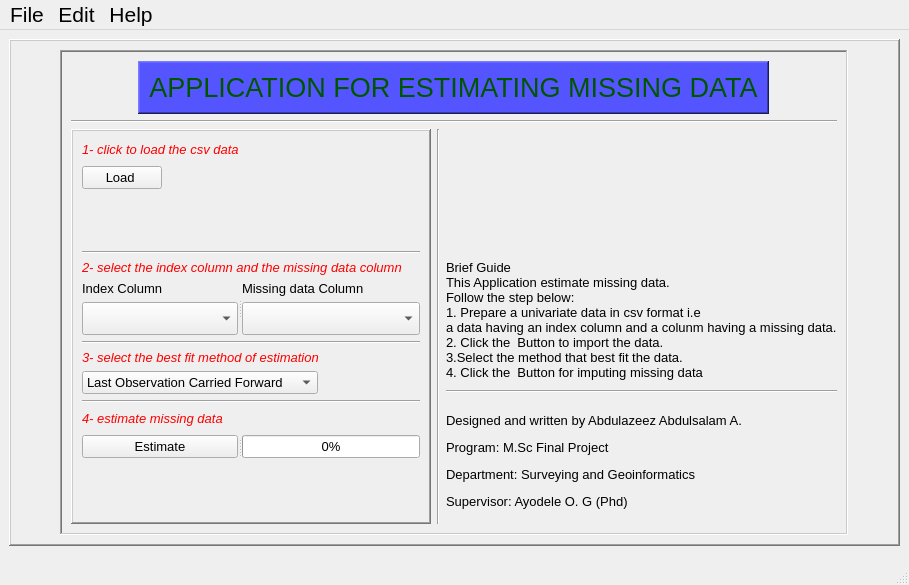
<?xml version="1.0" encoding="UTF-8"?>
<ui version="4.0">
 <class>MainWindow</class>
 <widget class="QMainWindow" name="MainWindow">
  <property name="geometry">
   <rect>
    <x>0</x>
    <y>0</y>
    <width>909</width>
    <height>585</height>
   </rect>
  </property>
  <property name="font">
   <font>
    <pointsize>16</pointsize>
   </font>
  </property>
  <property name="windowTitle">
   <string>MainWindow</string>
  </property>
  <widget class="QWidget" name="centralwidget">
   <layout class="QHBoxLayout" name="horizontalLayout_12">
    <item>
     <widget class="QFrame" name="frame_4">
      <property name="frameShape">
       <enum>QFrame::WinPanel</enum>
      </property>
      <property name="frameShadow">
       <enum>QFrame::Raised</enum>
      </property>
      <layout class="QHBoxLayout" name="horizontalLayout_13">
       <item>
        <widget class="QFrame" name="frame">
         <property name="maximumSize">
          <size>
           <width>788</width>
           <height>499</height>
          </size>
         </property>
         <property name="frameShape">
          <enum>QFrame::WinPanel</enum>
         </property>
         <property name="frameShadow">
          <enum>QFrame::Sunken</enum>
         </property>
         <layout class="QVBoxLayout" name="verticalLayout_5">
          <item>
           <layout class="QHBoxLayout" name="horizontalLayout_2">
            <item>
             <spacer name="horizontalSpacer_5">
              <property name="orientation">
               <enum>Qt::Horizontal</enum>
              </property>
              <property name="sizeHint" stdset="0">
               <size>
                <width>48</width>
                <height>20</height>
               </size>
              </property>
             </spacer>
            </item>
            <item>
             <widget class="QFrame" name="frame_3">
              <property name="maximumSize">
               <size>
                <width>16777215</width>
                <height>54</height>
               </size>
              </property>
              <property name="styleSheet">
               <string notr="true">background-color: rgb(85, 85, 255);</string>
              </property>
              <property name="frameShape">
               <enum>QFrame::WinPanel</enum>
              </property>
              <property name="frameShadow">
               <enum>QFrame::Raised</enum>
              </property>
              <layout class="QHBoxLayout" name="horizontalLayout">
               <item>
                <widget class="QLabel" name="TitleLable">
                 <property name="font">
                  <font>
                   <family>MS Shell Dlg 2</family>
                   <pointsize>20</pointsize>
                   <weight>50</weight>
                   <italic>false</italic>
                   <bold>false</bold>
                  </font>
                 </property>
                 <property name="styleSheet">
                  <string notr="true">font: 75 36pt &quot;MS Shell Dlg 2&quot;;
font: 7pt &quot;MS Shell Dlg 2&quot;;
font: 26pt &quot;MS Shell Dlg 2&quot;;
font: 20pt &quot;MS Shell Dlg 2&quot;;</string>
                 </property>
                 <property name="text">
                  <string>&lt;html&gt;&lt;head/&gt;&lt;body&gt;&lt;p align=&quot;center&quot;&gt;&lt;span style=&quot; color:#005500;&quot;&gt;APPLICATION FOR ESTIMATING MISSING DATA&lt;/span&gt;&lt;/p&gt;&lt;/body&gt;&lt;/html&gt;</string>
                 </property>
                </widget>
               </item>
              </layout>
             </widget>
            </item>
            <item>
             <spacer name="horizontalSpacer_6">
              <property name="orientation">
               <enum>Qt::Horizontal</enum>
              </property>
              <property name="sizeHint" stdset="0">
               <size>
                <width>68</width>
                <height>20</height>
               </size>
              </property>
             </spacer>
            </item>
           </layout>
          </item>
          <item>
           <widget class="Line" name="line_4">
            <property name="orientation">
             <enum>Qt::Horizontal</enum>
            </property>
           </widget>
          </item>
          <item>
           <layout class="QHBoxLayout" name="horizontalLayout_11">
            <item>
             <widget class="QFrame" name="frame_2">
              <property name="frameShape">
               <enum>QFrame::WinPanel</enum>
              </property>
              <property name="frameShadow">
               <enum>QFrame::Raised</enum>
              </property>
              <layout class="QHBoxLayout" name="horizontalLayout_10">
               <item>
                <layout class="QVBoxLayout" name="verticalLayout_4">
                 <item>
                  <layout class="QHBoxLayout" name="horizontalLayout_3">
                   <item>
                    <widget class="QLabel" name="loadLabel">
                     <property name="text">
                      <string>&lt;html&gt;&lt;head/&gt;&lt;body&gt;&lt;p&gt;&lt;span style=&quot; font-size:10pt; font-style:italic; color:#ff0000;&quot;&gt;1- click to load the csv data&lt;/span&gt;&lt;/p&gt;&lt;/body&gt;&lt;/html&gt;</string>
                     </property>
                    </widget>
                   </item>
                   <item>
                    <spacer name="horizontalSpacer_7">
                     <property name="orientation">
                      <enum>Qt::Horizontal</enum>
                     </property>
                     <property name="sizeHint" stdset="0">
                      <size>
                       <width>158</width>
                       <height>20</height>
                      </size>
                     </property>
                    </spacer>
                   </item>
                  </layout>
                 </item>
                 <item>
                  <layout class="QHBoxLayout" name="horizontalLayout_4">
                   <item>
                    <widget class="QPushButton" name="loadDataButton">
                     <property name="font">
                      <font>
                       <pointsize>10</pointsize>
                      </font>
                     </property>
                     <property name="toolTip">
                      <string>&lt;html&gt;&lt;head/&gt;&lt;body&gt;&lt;p&gt;&lt;span style=&quot; font-size:12pt; font-weight:600; font-style:italic;&quot;&gt;Click to load the dataset with missing data&lt;/span&gt;&lt;/p&gt;&lt;/body&gt;&lt;/html&gt;</string>
                     </property>
                     <property name="toolTipDuration">
                      <number>-1</number>
                     </property>
                     <property name="statusTip">
                      <string>Load Data Button</string>
                     </property>
                     <property name="text">
                      <string>Load </string>
                     </property>
                     <property name="flat">
                      <bool>false</bool>
                     </property>
                    </widget>
                   </item>
                   <item>
                    <spacer name="horizontalSpacer_3">
                     <property name="orientation">
                      <enum>Qt::Horizontal</enum>
                     </property>
                     <property name="sizeHint" stdset="0">
                      <size>
                       <width>248</width>
                       <height>20</height>
                      </size>
                     </property>
                    </spacer>
                   </item>
                  </layout>
                 </item>
                 <item>
                  <layout class="QHBoxLayout" name="horizontalLayout_9">
                   <item>
                    <widget class="QLabel" name="inputLabel">
                     <property name="font">
                      <font>
                       <pointsize>8</pointsize>
                      </font>
                     </property>
                     <property name="mouseTracking">
                      <bool>false</bool>
                     </property>
                     <property name="focusPolicy">
                      <enum>Qt::ClickFocus</enum>
                     </property>
                     <property name="frameShape">
                      <enum>QFrame::NoFrame</enum>
                     </property>
                     <property name="text">
                      <string/>
                     </property>
                     <property name="buddy">
                      <cstring>input directry</cstring>
                     </property>
                    </widget>
                   </item>
                   <item>
                    <spacer name="verticalSpacer">
                     <property name="orientation">
                      <enum>Qt::Vertical</enum>
                     </property>
                     <property name="sizeHint" stdset="0">
                      <size>
                       <width>20</width>
                       <height>18</height>
                      </size>
                     </property>
                    </spacer>
                   </item>
                  </layout>
                 </item>
                 <item>
                  <widget class="Line" name="line_2">
                   <property name="orientation">
                    <enum>Qt::Horizontal</enum>
                   </property>
                  </widget>
                 </item>
                 <item>
                  <widget class="QLabel" name="columnLabel">
                   <property name="text">
                    <string>&lt;html&gt;&lt;head/&gt;&lt;body&gt;&lt;p&gt;&lt;span style=&quot; font-size:10pt; font-style:italic; color:#ff0000;&quot;&gt;2- select the index column and the missing data column&lt;/span&gt;&lt;/p&gt;&lt;/body&gt;&lt;/html&gt;</string>
                   </property>
                  </widget>
                 </item>
                 <item>
                  <widget class="QSplitter" name="splitter_2">
                   <property name="orientation">
                    <enum>Qt::Horizontal</enum>
                   </property>
                   <widget class="QWidget" name="">
                    <layout class="QVBoxLayout" name="verticalLayout">
                     <item>
                      <widget class="QLabel" name="indexColumnLabel">
                       <property name="font">
                        <font>
                         <pointsize>10</pointsize>
                        </font>
                       </property>
                       <property name="text">
                        <string>Index Column</string>
                       </property>
                      </widget>
                     </item>
                     <item>
                      <widget class="QComboBox" name="indexComboBox">
                       <property name="toolTip">
                        <string>&lt;html&gt;&lt;head/&gt;&lt;body&gt;&lt;p&gt;&lt;span style=&quot; font-size:11pt; font-weight:600; font-style:italic;&quot;&gt;Click to select the index column&lt;/span&gt;&lt;/p&gt;&lt;/body&gt;&lt;/html&gt;</string>
                       </property>
                      </widget>
                     </item>
                    </layout>
                   </widget>
                   <widget class="QWidget" name="">
                    <layout class="QVBoxLayout" name="verticalLayout_2">
                     <item>
                      <widget class="QLabel" name="dataColumnLable">
                       <property name="font">
                        <font>
                         <pointsize>10</pointsize>
                        </font>
                       </property>
                       <property name="text">
                        <string>Missing data Column</string>
                       </property>
                      </widget>
                     </item>
                     <item>
                      <widget class="QComboBox" name="missingDataComboBox">
                       <property name="toolTip">
                        <string>&lt;html&gt;&lt;head/&gt;&lt;body&gt;&lt;p&gt;&lt;span style=&quot; font-size:11pt; font-weight:600; font-style:italic;&quot;&gt;Click to select the column with missing data&lt;/span&gt;&lt;/p&gt;&lt;/body&gt;&lt;/html&gt;</string>
                       </property>
                      </widget>
                     </item>
                    </layout>
                   </widget>
                  </widget>
                 </item>
                 <item>
                  <widget class="Line" name="line_7">
                   <property name="orientation">
                    <enum>Qt::Horizontal</enum>
                   </property>
                  </widget>
                 </item>
                 <item>
                  <widget class="QLabel" name="methodLabel">
                   <property name="text">
                    <string>&lt;html&gt;&lt;head/&gt;&lt;body&gt;&lt;p&gt;&lt;span style=&quot; font-size:10pt; font-style:italic; color:#ff0000;&quot;&gt;3- select the best fit method of estimation&lt;/span&gt;&lt;/p&gt;&lt;/body&gt;&lt;/html&gt;</string>
                   </property>
                  </widget>
                 </item>
                 <item>
                  <layout class="QHBoxLayout" name="horizontalLayout_5">
                   <item>
                    <widget class="QComboBox" name="methodsComboBox">
                     <property name="font">
                      <font>
                       <pointsize>10</pointsize>
                      </font>
                     </property>
                     <item>
                      <property name="text">
                       <string>Last Observation Carried Forward</string>
                      </property>
                     </item>
                     <item>
                      <property name="text">
                       <string>Next Observation Carried Backward</string>
                      </property>
                     </item>
                     <item>
                      <property name="text">
                       <string>Mean substitution</string>
                      </property>
                     </item>
                     <item>
                      <property name="text">
                       <string>Median substitution</string>
                      </property>
                     </item>
                     <item>
                      <property name="text">
                       <string>Bayesian ridge model</string>
                      </property>
                     </item>
                     <item>
                      <property name="text">
                       <string>Random Forest model</string>
                      </property>
                     </item>
                    </widget>
                   </item>
                   <item>
                    <spacer name="horizontalSpacer_4">
                     <property name="orientation">
                      <enum>Qt::Horizontal</enum>
                     </property>
                     <property name="sizeHint" stdset="0">
                      <size>
                       <width>98</width>
                       <height>20</height>
                      </size>
                     </property>
                    </spacer>
                   </item>
                  </layout>
                 </item>
                 <item>
                  <widget class="Line" name="line_3">
                   <property name="orientation">
                    <enum>Qt::Horizontal</enum>
                   </property>
                  </widget>
                 </item>
                 <item>
                  <layout class="QHBoxLayout" name="horizontalLayout_6">
                   <item>
                    <widget class="QLabel" name="estimateLabel">
                     <property name="text">
                      <string>&lt;html&gt;&lt;head/&gt;&lt;body&gt;&lt;p&gt;&lt;span style=&quot; font-size:10pt; font-style:italic; color:#ff0000;&quot;&gt;4- estimate missing data&lt;/span&gt;&lt;/p&gt;&lt;/body&gt;&lt;/html&gt;</string>
                     </property>
                    </widget>
                   </item>
                   <item>
                    <spacer name="horizontalSpacer_8">
                     <property name="orientation">
                      <enum>Qt::Horizontal</enum>
                     </property>
                     <property name="sizeHint" stdset="0">
                      <size>
                       <width>178</width>
                       <height>20</height>
                      </size>
                     </property>
                    </spacer>
                   </item>
                  </layout>
                 </item>
                 <item>
                  <widget class="QSplitter" name="splitter">
                   <property name="orientation">
                    <enum>Qt::Horizontal</enum>
                   </property>
                   <widget class="QPushButton" name="estimateDataButton">
                    <property name="font">
                     <font>
                      <pointsize>10</pointsize>
                     </font>
                    </property>
                    <property name="toolTip">
                     <string>&lt;html&gt;&lt;head/&gt;&lt;body&gt;&lt;p&gt;&lt;span style=&quot; font-size:11pt; font-weight:600; font-style:italic;&quot;&gt;Click to fill in the missing data&lt;/span&gt;&lt;/p&gt;&lt;/body&gt;&lt;/html&gt;</string>
                    </property>
                    <property name="toolTipDuration">
                     <number>-1</number>
                    </property>
                    <property name="statusTip">
                     <string>Estimate Button</string>
                    </property>
                    <property name="text">
                     <string>Estimate</string>
                    </property>
                    <property name="flat">
                     <bool>false</bool>
                    </property>
                   </widget>
                   <widget class="QProgressBar" name="progressBar">
                    <property name="font">
                     <font>
                      <pointsize>10</pointsize>
                     </font>
                    </property>
                    <property name="value">
                     <number>0</number>
                    </property>
                   </widget>
                  </widget>
                 </item>
                 <item>
                  <layout class="QHBoxLayout" name="horizontalLayout_8">
                   <item>
                    <widget class="QLabel" name="outputLabel">
                     <property name="font">
                      <font>
                       <pointsize>8</pointsize>
                      </font>
                     </property>
                     <property name="text">
                      <string/>
                     </property>
                    </widget>
                   </item>
                   <item>
                    <spacer name="verticalSpacer_2">
                     <property name="orientation">
                      <enum>Qt::Vertical</enum>
                     </property>
                     <property name="sizeHint" stdset="0">
                      <size>
                       <width>20</width>
                       <height>28</height>
                      </size>
                     </property>
                    </spacer>
                   </item>
                  </layout>
                 </item>
                </layout>
               </item>
              </layout>
             </widget>
            </item>
            <item>
             <widget class="Line" name="line_5">
              <property name="orientation">
               <enum>Qt::Vertical</enum>
              </property>
             </widget>
            </item>
            <item>
             <layout class="QVBoxLayout" name="verticalLayout_3">
              <item>
               <layout class="QHBoxLayout" name="horizontalLayout_7">
                <item>
                 <spacer name="horizontalSpacer_9">
                  <property name="orientation">
                   <enum>Qt::Horizontal</enum>
                  </property>
                  <property name="sizeHint" stdset="0">
                   <size>
                    <width>208</width>
                    <height>20</height>
                   </size>
                  </property>
                 </spacer>
                </item>
                <item>
                 <widget class="QLabel" name="label">
                  <property name="text">
                   <string/>
                  </property>
                  <property name="pixmap">
                   <pixmap resource="resources.qrc">:/icons/UniLogo1.jpg</pixmap>
                  </property>
                 </widget>
                </item>
               </layout>
              </item>
              <item>
               <widget class="QLabel" name="guideLabel">
                <property name="font">
                 <font>
                  <pointsize>10</pointsize>
                 </font>
                </property>
                <property name="text">
                 <string>Brief Guide
This Application estimate missing data. 
Follow the step below:
1. Prepare a univariate data in csv format i.e 
a data having an index column and a colunm having a missing data.
2. Click the &lt;Load&gt; Button to import the data.
3.Select the method that best fit the data. 
4. Click the &lt;Estimate&gt; Button for imputing missing data</string>
                </property>
                <property name="alignment">
                 <set>Qt::AlignLeading|Qt::AlignLeft|Qt::AlignTop</set>
                </property>
               </widget>
              </item>
              <item>
               <widget class="Line" name="line_6">
                <property name="orientation">
                 <enum>Qt::Horizontal</enum>
                </property>
               </widget>
              </item>
              <item>
               <widget class="QLabel" name="userLabel">
                <property name="text">
                 <string>&lt;html&gt;&lt;head/&gt;&lt;body&gt;&lt;p&gt;&lt;span style=&quot; font-size:10pt;&quot;&gt;Designed and written by Abdulazeez Abdulsalam A.&lt;/span&gt;&lt;/p&gt;&lt;p&gt;&lt;span style=&quot; font-size:10pt;&quot;&gt;Program: M.Sc Final Project&lt;/span&gt;&lt;/p&gt;&lt;p&gt;&lt;span style=&quot; font-size:10pt;&quot;&gt;Department: Surveying and Geoinformatics&lt;/span&gt;&lt;/p&gt;&lt;p&gt;&lt;span style=&quot; font-size:10pt;&quot;&gt;Supervisor: Ayodele O. G (Phd)&lt;/span&gt;&lt;/p&gt;&lt;/body&gt;&lt;/html&gt;</string>
                </property>
               </widget>
              </item>
             </layout>
            </item>
           </layout>
          </item>
         </layout>
        </widget>
       </item>
      </layout>
     </widget>
    </item>
   </layout>
  </widget>
  <widget class="QMenuBar" name="menubar">
   <property name="geometry">
    <rect>
     <x>0</x>
     <y>0</y>
     <width>909</width>
     <height>36</height>
    </rect>
   </property>
   <widget class="QMenu" name="menuFile">
    <property name="title">
     <string>File</string>
    </property>
    <addaction name="actionOpen"/>
    <addaction name="actionClose"/>
    <addaction name="actionQuit"/>
   </widget>
   <widget class="QMenu" name="menuEdit">
    <property name="title">
     <string>Edit</string>
    </property>
    <addaction name="actionClear_All"/>
    <addaction name="actionRefresh"/>
   </widget>
   <widget class="QMenu" name="menuHelp">
    <property name="title">
     <string>Help</string>
    </property>
    <addaction name="actionAbout_App"/>
    <addaction name="actionDownload_Latest_Version"/>
   </widget>
   <addaction name="menuFile"/>
   <addaction name="menuEdit"/>
   <addaction name="menuHelp"/>
  </widget>
  <widget class="QStatusBar" name="statusbar"/>
  <action name="actionOpen">
   <property name="text">
    <string>Open </string>
   </property>
  </action>
  <action name="actionClose">
   <property name="text">
    <string>Close</string>
   </property>
  </action>
  <action name="actionQuit">
   <property name="text">
    <string>Quit</string>
   </property>
  </action>
  <action name="actionClear_All">
   <property name="text">
    <string>Clear All</string>
   </property>
  </action>
  <action name="actionRefresh">
   <property name="text">
    <string>Refresh</string>
   </property>
  </action>
  <action name="actionAbout_App">
   <property name="text">
    <string>About App.</string>
   </property>
  </action>
  <action name="actionDownload_Latest_Version">
   <property name="text">
    <string>Download Latest Version</string>
   </property>
  </action>
 </widget>
 <resources>
  <include location="resources.qrc"/>
 </resources>
 <connections/>
</ui>
